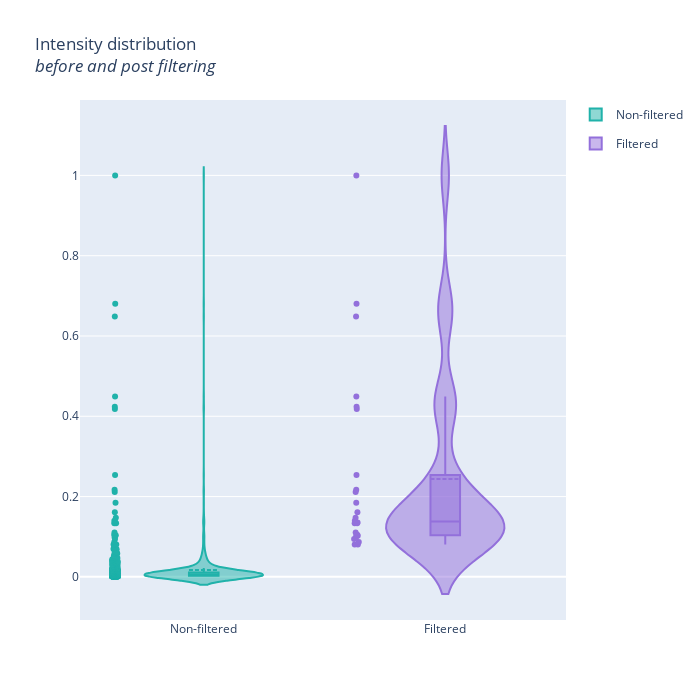

The notebook cell this image was saved under:
### Code cell
distribution_to_plot(sample, quant_df, reduced_df)

### Figure 1 — Plotly figure (JSON) as saved in the notebook; plotly's stock layout.template omitted (floating-point values rounded to 4 significant figures; data arrays with more than 128 entries replaced by an {"elided": "..."} marker saying what was removed)
{"data": [{"box": {"visible": true}, "jitter": 0.05, "legendgroup": "Non-filtered", "line": {"color": "lightseagreen"}, "meanline": {"visible": true}, "name": "Non-filtered", "points": "all", "scalegroup": "Non-filtered", "scalemode": "count", "type": "violin", "y": {"elided": "13189 float values"}}, {"box": {"visible": true}, "jitter": 0.05, "legendgroup": "Filtered", "line": {"color": "mediumpurple"}, "meanline": {"visible": true}, "name": "Filtered", "points": "all", "scalegroup": "Filtered", "scalemode": "count", "type": "violin", "y": {"elided": "13189 float values"}}], "layout": {"autosize": true, "height": 700, "title": {"text": "Intensity distribution<br><i>before and post filtering"}, "violinmode": "overlay", "width": 700}}
